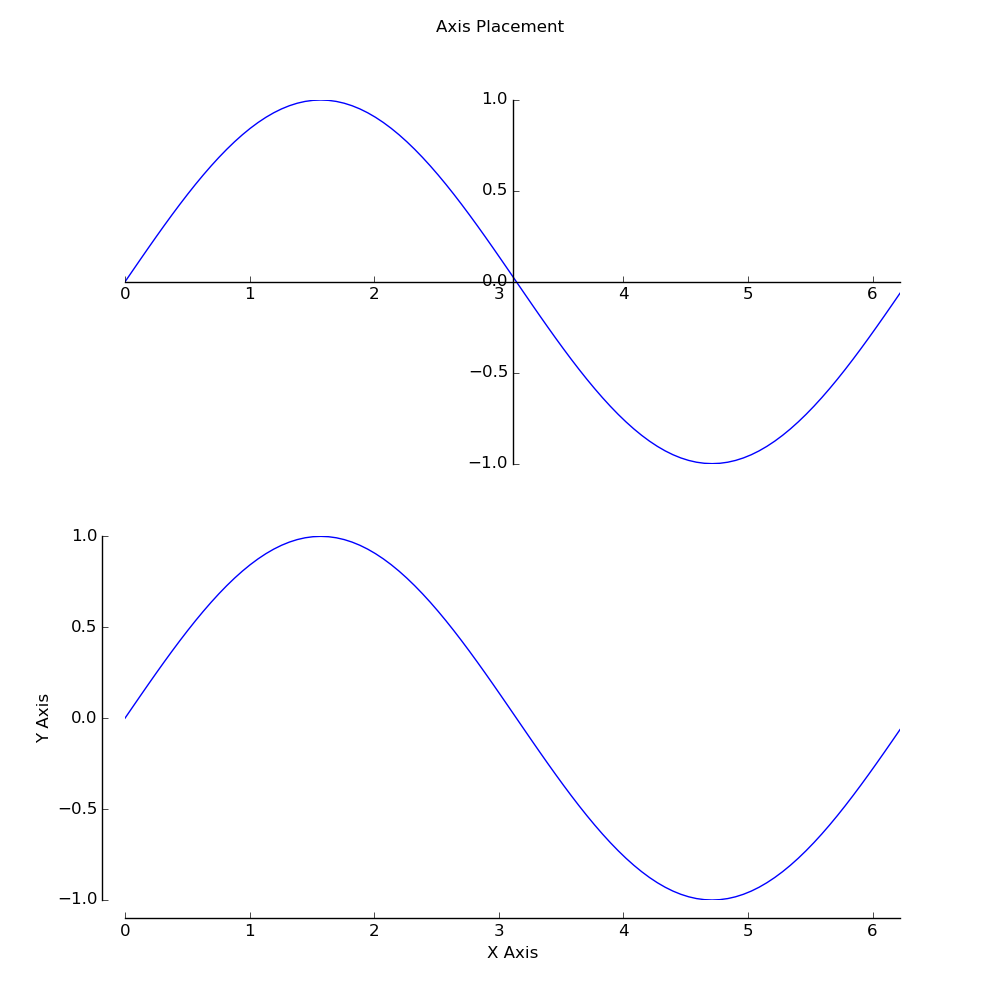

Write Julia code to recreate this figure.
# Moving Axes Demonstration
# 
# Julia 0.3.2
# 20.12.13
# Last Edit: 27.11.14

using PyPlot

close("all")

###################
#  Generate Data  #
###################
x = [0:pi/50:2pi]
y = sin(x)

###############
#  Plot Data  #
###############
fig = figure("axis_placement",figsize=(10,10))
subplot(211)
p = plot(x,y)
ax = gca()
axis("tight")
ax[:spines]["top"][:set_visible](false) # Hide the top edge of the axis
ax[:spines]["right"][:set_visible](false) # Hide the right edge of the axis
ax[:spines]["left"][:set_position]("center") # Move the right axis to the center
ax[:spines]["bottom"][:set_position]("center") # Most the bottom axis to the center
#ax[:spines]["left"][:set_smart_bounds](true)
ax[:xaxis][:set_ticks_position]("bottom") # Set the x-ticks to only the bottom
ax[:yaxis][:set_ticks_position]("left") # Set the y-ticks to only the left

subplot(212)
p = plot(x,y)
ax2 = gca()
axis("tight")
ax2[:spines]["top"][:set_visible](false) # Hide the top edge of the axis
ax2[:spines]["right"][:set_visible](false) # Hide the right edge of the axis
ax2[:xaxis][:set_ticks_position]("bottom")
ax2[:yaxis][:set_ticks_position]("left")
ax2[:spines]["left"][:set_position](("axes",-0.03)) # Offset the left scale from the axis
ax2[:spines]["bottom"][:set_position](("axes",-0.05)) # Offset the bottom scale from the axis
xlabel("X Axis")
ylabel("Y Axis")

suptitle("Axis Placement")
